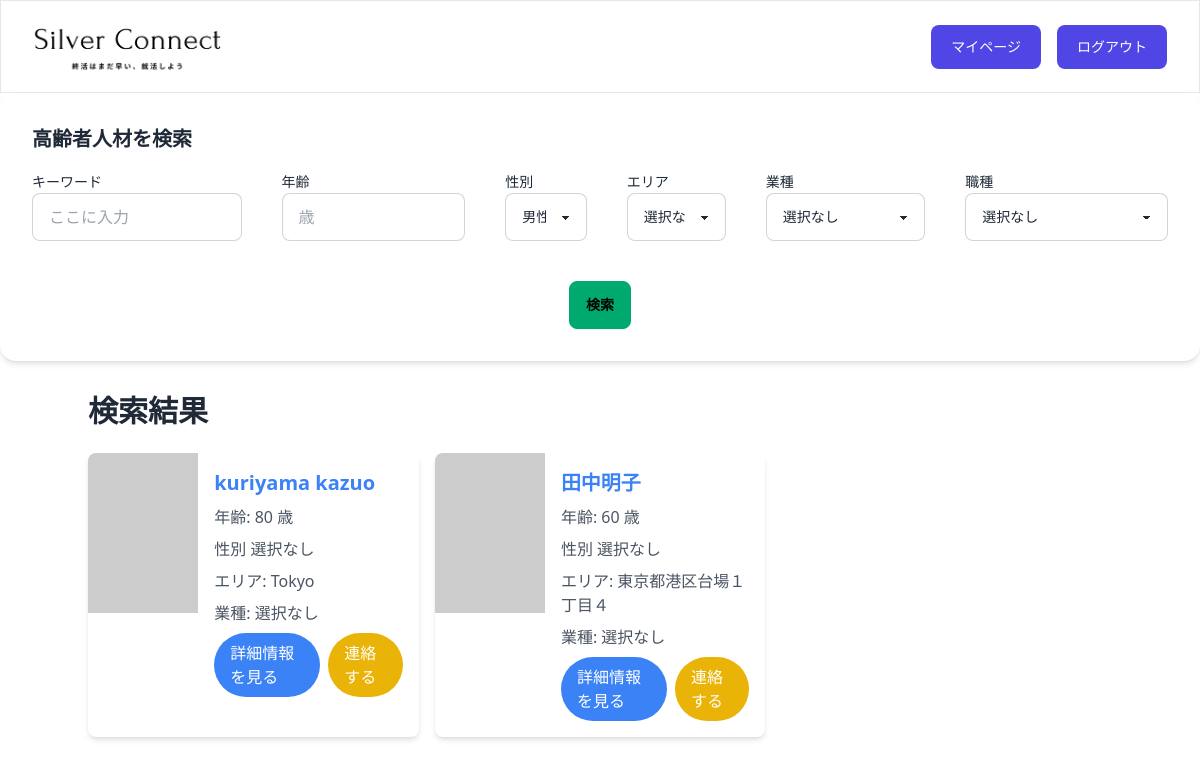
/test_list_company/ (signed in), run on the app's committed database.
### main_func/models.py (models this page shows)
class Senior(models.Model):
    senior_id = models.ForeignKey(CustomUser, on_delete=models.CASCADE)#users紐付け
    created_at = models.DateTimeField(auto_now_add=True)
    updated_at = models.DateTimeField(auto_now=True)
    name = models.CharField(max_length=255, blank=True) #default指定しなきゃ
    age = models.IntegerField(blank=True, null=True)
    sex = models.CharField(verbose_name="性別",choices=settings.INDUSTRIES,max_length=13,default="選択なし")
    industry = models.CharField(verbose_name="業種",choices=settings.INDUSTRIES,max_length=13,default="選択なし")
    occupation  = models.CharField(verbose_name="職種",choices=settings.OCCUPATIONS,max_length=17,default="選択なし")
    address = models.CharField(max_length=255, blank=True, null=True)
    description = models.TextField(blank=True, null=True)
    face_path = models.ImageField(upload_to=Path('/media/images/senior_pics/'), blank=True, null=True)
    is_wanted = models.BooleanField(default=False)

### main_func/views.py (the view)
# urls.py: path('test_list_company/', views.SeniorListView.as_view(), name='test_list_company'),
class SeniorListView(LoginRequiredMixin,ListView):
    template_name = 'list_view_offering.html'
    print("test")
    model = Senior

### templates/offering/list_view_offering.html (shortened to what this page needs)
<!DOCTYPE html>
<html>
<head>
    <script src="https://cdn.tailwindcss.com"></script>
    <link href="https://cdn.jsdelivr.net/npm/daisyui@4.4.12/dist/full.min.css" rel="stylesheet" type="text/css" />
    <script src="https://cdn.tailwindcss.com"></script>
</head>
<header>
    <div class="mx-auto max-w-screen-xl px-4 py-2 sm:px-6 sm:py-4 lg:px-8 border">
        <div class="sm:flex sm:items-center sm:justify-between">
            {% load static %}
            <div class="text-center sm:text-left w-1/6">
                <img src="{% static 'imgs/logo.png' %}">
            </div>
            <div class="mt-4 flex flex-col gap-4 sm:mt-0 sm:flex-row sm:items-center">
                <button
                    class="block rounded-lg bg-indigo-600 px-5 py-3 text-sm font-medium text-white transition hover:bg-indigo-700 focus:outline-none focus:ring"
                    type="button"><a href="{% url 'main_func:company_page' %}">
                    マイページ</a>
                </button>
                <button
                    class="block rounded-lg bg-indigo-600 px-5 py-3 text-sm font-medium text-white transition hover:bg-indigo-700 focus:outline-none focus:ring"
                    type="button"><a href="{% url 'accounts:logout'%}">
                    ログアウト</a>
                </button>
            </div>
        </div>
    </div>
</header>
<body>
    <section class="bg-white p-8 rounded-2xl shadow-md mb-8">
        <h2 class="text-xl font-bold mb-4">高齢者人材を検索</h2>
        <form action="#" method="GET">
            <div class="flex gap-10">
                <div>
                    <label for="keyword" class="label-text">キーワード</label>
                    <input type="text" id="keyword" name="keyword" placeholder="ここに入力"
                        class="input input-bordered w-full max-w-xs" />
                </div>
                <div>
                    <label for="age" class="label-text">年齢</label>
                    <input type="text" id="age" name="age" placeholder="歳"
                        class="input input-bordered w-full max-w-xs" />
                </div>
                <div>
                    <label for="sex" class="label-text">性別</label>
                    <select id="sex" name="sex" class="select select-bordered w-full max-w-xs">
                        <option value="man" selected>男性</option>
                    </select>
                </div>
                <div>
                    <label for="area" class="label-text">エリア</label>
                    <select id="area" name="area" class="select select-bordered w-full max-w-xs">
                        <option value="" selected>選択なし</option>
                    </select>
                </div>
                <div>
                    <label for="industry" class="label-text">業種</label>
                    <select id="industry" name="industry" class="select select-bordered w-full max-w-xs">
                        <option value="" selected>選択なし</option>
                    </select>
                </div>
                <div>
                    <label for="occupation" class="label-text">職種</label>
                    <select id="occupation" name="occupation" class="select select-bordered w-full max-w-xs">
                        <option value="" selected>選択なし</option>
                    </select>
                </div>
            </div>
            <div class="flex justify-center mt-10">
                <button type=" submit" class="btn btn-success">検索</button>
            </div>
        </form>
    </section>
    <div class="container mx-auto mt-8">
        <h1 class="text-3xl font-bold text-gray-800 mb-6">検索結果</h1>
        <div class="grid grid-cols-1 md:grid-cols-2 lg:grid-cols-3 gap-4">
            {% for entry in object_list %}
            <div class="bg-white rounded-lg overflow-hidden shadow-md flex">
                <img src="https://via.placeholder.com/300" alt="求人画像" class="w-1/3 h-40 object-cover">
                <div class="w-2/3 p-4">
                    <h2 class="text-xl font-bold text-blue-500 mb-2">{{ entry.name }}</h2>
                    <p class="text-gray-600 mb-2">年齢: {{ entry.age }} 歳</p>
                    <p class="text-gray-600 mb-2">性別 {{ entry.sex }}</p>
                    <p class="text-gray-600 mb-2">エリア: {{ entry.address }}</p>
                    <p class="text-gray-600 mb-2">業種: {{ entry.industry }}</p>
                    <div class="flex justify-end mt-2">
                        <a href="{% url 'main_func:detail_senior' entry.pk %}"
                            class="bg-blue-500 text-white px-4 py-2 rounded-full mr-2">詳細情報を見る</a>
                        <a href="#" class="bg-yellow-500 text-white px-4 py-2 rounded-full">連絡する</a>
                    </div>
                </div>
            </div>
            {% endfor %}
        </div>
    </div>
</body>
</html>

### data on the page
Senior: name "kuriyama kazuo", age "80", sex "選択なし", address "Tokyo", industry "選択なし"
Senior: name "田中明子", age "60", sex "選択なし", address "東京都港区台場１丁目４", industry "選択なし"
